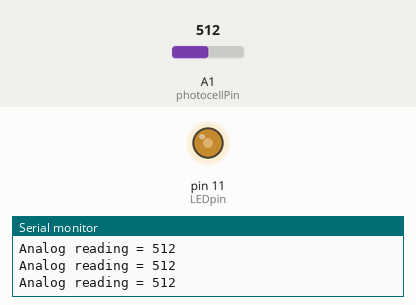
Recording of a sketch running on a simulated Arduino Uno, built with avr-gcc and run on an emulated ATmega328P. Shown: output pins drawn as LEDs (lit = HIGH), the last lines printed to the serial monitor. The test bench sets the inputs (shaded band); at power-on: A1 (photocellPin) = 512.

Above: at 1.2 s.
1.3 s: A1 (photocellPin) set to 306
At 2.1 s:
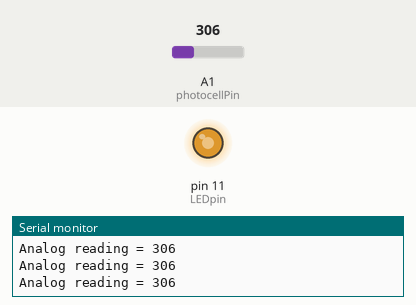
2.8 s: A1 (photocellPin) set to 122
At 3.5 s:
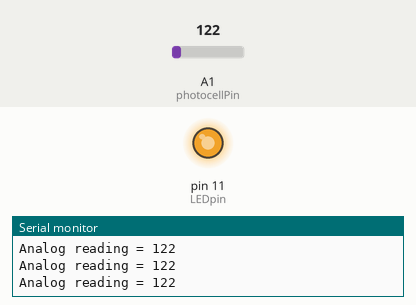
4.3 s: A1 (photocellPin) set to 900
At 4.9 s:
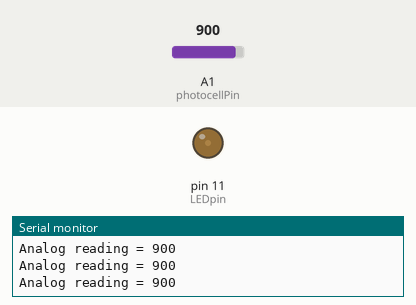
5.8 s: A1 (photocellPin) set to 1023
At 6.3 s:
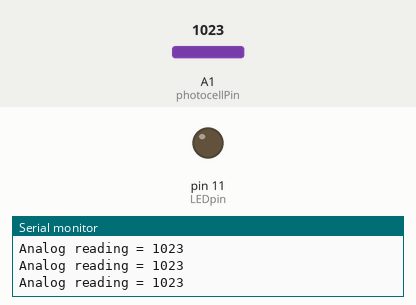
7.3 s: A1 (photocellPin) set to 511
At 7.8 s:
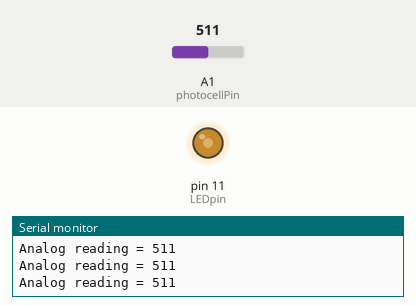
Timing chart, 0 to 9.8 s (numbered marks = the images above; inputs shaded):
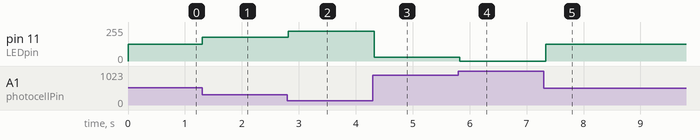

The sketch:

Photocell-LED_PWM_.ino
```cpp
/* Photocell simple testing sketch.

Connect one end of the photocell to 5V, the other end to Analog 0.
Then connect one end of a 10K resistor from Analog 0 to ground
Connect LED from pin 11 through a resistor to ground
For more information see http://learn.adafruit.com/photocells */

int photocellPin = A1;     // the cell and 10K pulldown are connected to a0
int photocellReading;     // the analog reading from the sensor divider
int LEDpin = 11;          // connect Red LED to pin 11 (PWM pin)
int LEDbrightness;        //
void setup(void) {
  // We'll send debugging information via the Serial monitor
  Serial.begin(9600);
}

void loop(void) {
  photocellReading = analogRead(photocellPin);

  Serial.print("Analog reading = ");
  Serial.println(photocellReading);     // the raw analog reading

  // LED gets brighter the darker it is at the sensor
  // that means we have to -invert- the reading from 0-1023 back to 1023-0
  photocellReading = 1023 - photocellReading;
  //now we have to map 0-1023 to 0-255 since thats the range analogWrite uses
  LEDbrightness = map(photocellReading, 0, 1023, 0, 255);
  analogWrite(LEDpin, LEDbrightness);

  delay(100);
}
```

Measured:
- after the input at 1.3 s, pin 11 (LEDpin): 127/255 → 178/255 at once
- after the input at 2.8 s, pin 11 (LEDpin): 178/255 → 224/255 at once
- after the input at 4.3 s, pin 11 (LEDpin): 224/255 → 30/255 at once
- after the input at 5.8 s, pin 11 (LEDpin): 30/255 → 0/255 at once
- after the input at 7.3 s, pin 11 (LEDpin): 0/255 → 127/255 at once
